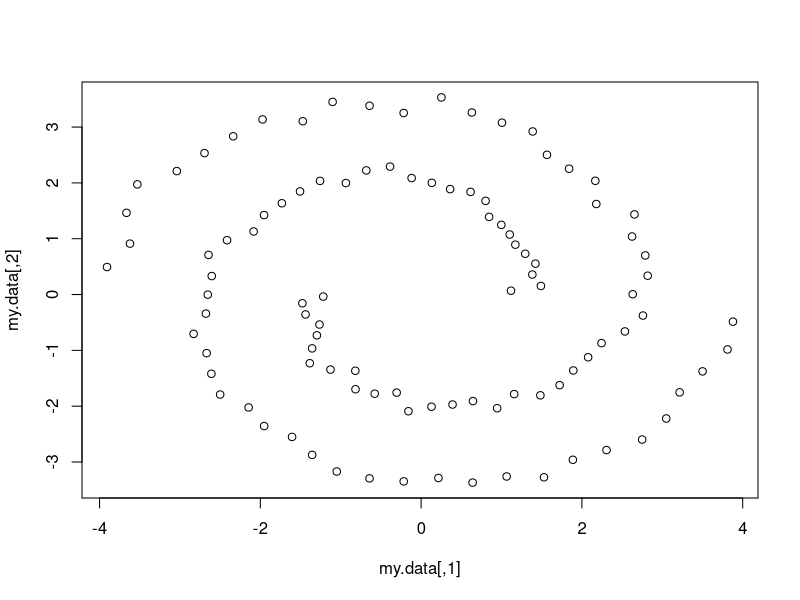
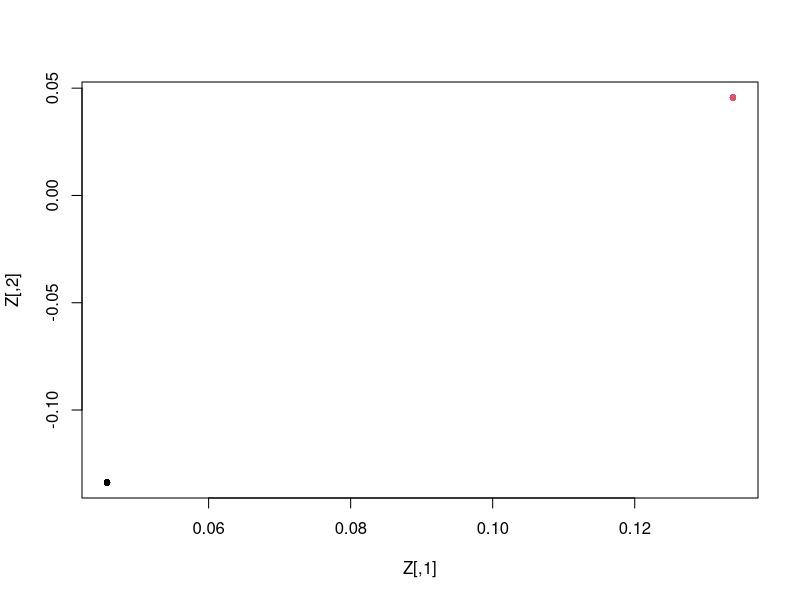
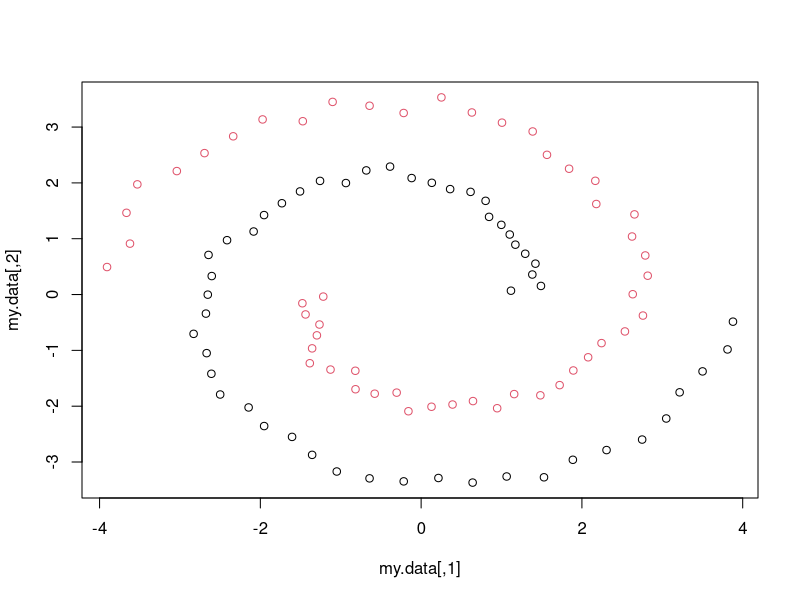
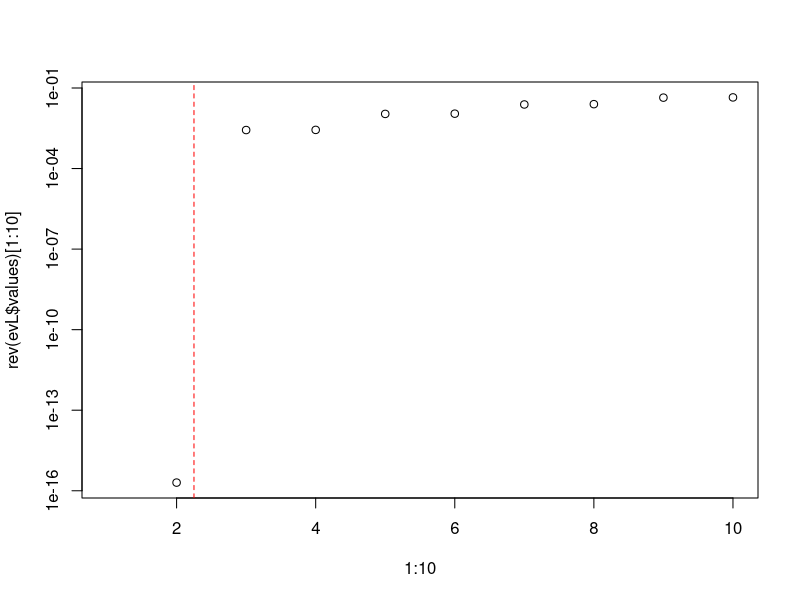
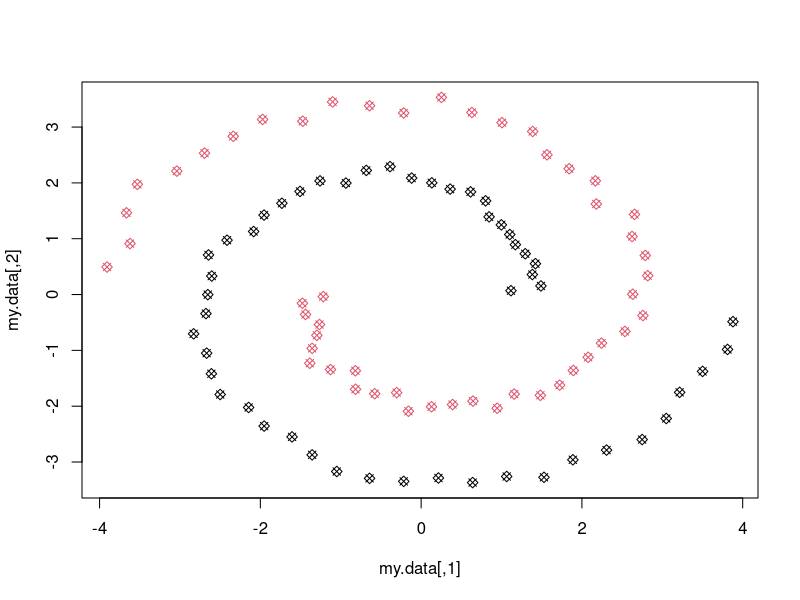

Here is the R script that generated these plots, in order:
install.packages("mlbench")
library(mlbench)

set.seed(111)
obj <- mlbench.spirals(100,1,0.025)
my.data <-  4 * obj$x
plot(my.data)

s <- function(x1, x2, alpha=1) {
  exp(- alpha * norm(as.matrix(x1-x2), type="F"))
}

make.similarity <- function(my.data, similarity) {
  N <- nrow(my.data)
  S <- matrix(rep(NA,N^2), ncol=N)
  for(i in 1:N) {
    for(j in 1:N) {
      S[i,j] <- similarity(my.data[i,], my.data[j,])
    }
  }
  S
}

S <- make.similarity(my.data, s)
S[1:8,1:8]

make.affinity <- function(S, n.neighboors=2) {
  N <- length(S[,1])
  
  if (n.neighboors >= N) {  # fully connected
    A <- S
  } else {
    A <- matrix(rep(0,N^2), ncol=N)
    for(i in 1:N) { # for each line
      # only connect to those points with larger similarity 
      best.similarities <- sort(S[i,], decreasing=TRUE)[1:n.neighboors]
      for (s in best.similarities) {
        j <- which(S[i,] == s)
        A[i,j] <- S[i,j]
        A[j,i] <- S[i,j] # to make an undirected graph, ie, the matrix becomes symmetric
      }
    }
  }
  A  
}

A <- make.affinity(S, 3)  # use 3 neighboors (includes self)
A[1:8,1:8]


D <- diag(apply(A, 1, sum)) # sum rows
D[1:8,1:8]

U <- D - A
round(U[1:12,1:12],1)

# L <- diag(nrow(my.data)) - solve(D) %*% A  # simple Laplacian
# round(L[1:12,1:12],1)

# matrix power operator: computes M^power (M must be diagonalizable)
"%^%" <- function(M, power)
  with(eigen(M), vectors %*% (values^power * solve(vectors)))

# L <- (D %^% (-1/2)) %*% A %*% (D %^% (-1/2))  # normalized Laplacian

k   <- 2
evL <- eigen(U, symmetric=TRUE)
Z   <- evL$vectors[,(ncol(evL$vectors)-k+1):ncol(evL$vectors)]

plot(Z, col=obj$classes, pch=20) # notice that all 50 points, of each cluster, are on top of each other


library(stats)
km <- kmeans(Z, centers=k, nstart=5)
plot(my.data, col=km$cluster)

signif(evL$values,2) # eigenvalues are in decreasing order

plot(1:10, rev(evL$values)[1:10], log="y")
abline(v=2.25, col="red", lty=2) # there are just 2 clusters as expected

library(kernlab)

sc <- specc(my.data, centers=2)
plot(my.data, col=sc, pch=4)            # estimated classes (x)
points(my.data, col=obj$classes, pch=5) # true classes (<>)
